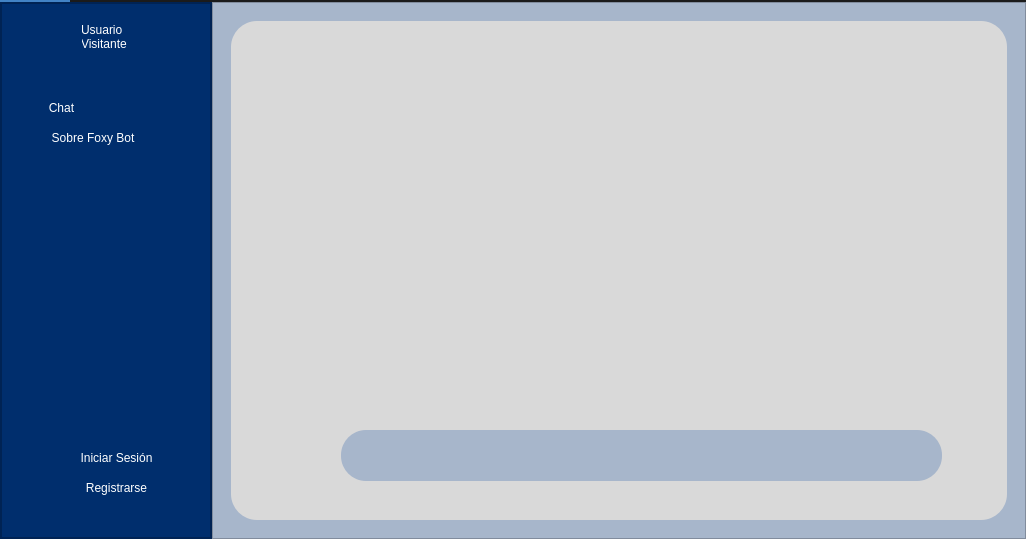
<?xml version="1.0" encoding="UTF-8"?>
<ui version="4.0">
 <class>MainWindow</class>
 <widget class="QMainWindow" name="MainWindow">
  <property name="geometry">
   <rect>
    <x>0</x>
    <y>0</y>
    <width>1026</width>
    <height>539</height>
   </rect>
  </property>
  <property name="minimumSize">
   <size>
    <width>1000</width>
    <height>500</height>
   </size>
  </property>
  <property name="windowTitle">
   <string>MainWindow</string>
  </property>
  <property name="styleSheet">
   <string notr="true">background-color: rgb(45, 45, 45);</string>
  </property>
  <widget class="QWidget" name="centralwidget">
   <layout class="QVBoxLayout" name="verticalLayout">
    <property name="spacing">
     <number>0</number>
    </property>
    <property name="leftMargin">
     <number>0</number>
    </property>
    <property name="topMargin">
     <number>0</number>
    </property>
    <property name="rightMargin">
     <number>0</number>
    </property>
    <property name="bottomMargin">
     <number>0</number>
    </property>
    <item>
     <widget class="QFrame" name="Top_Bar">
      <property name="maximumSize">
       <size>
        <width>16777215</width>
        <height>40</height>
       </size>
      </property>
      <property name="styleSheet">
       <string notr="true">background-color: rgb(35, 35, 35);</string>
      </property>
      <property name="frameShape">
       <enum>QFrame::NoFrame</enum>
      </property>
      <property name="frameShadow">
       <enum>QFrame::Raised</enum>
      </property>
      <layout class="QHBoxLayout" name="horizontalLayout">
       <property name="spacing">
        <number>0</number>
       </property>
       <property name="leftMargin">
        <number>0</number>
       </property>
       <property name="topMargin">
        <number>0</number>
       </property>
       <property name="rightMargin">
        <number>0</number>
       </property>
       <property name="bottomMargin">
        <number>0</number>
       </property>
       <item>
        <widget class="QFrame" name="frame_toggle">
         <property name="maximumSize">
          <size>
           <width>70</width>
           <height>40</height>
          </size>
         </property>
         <property name="styleSheet">
          <string notr="true">background-color: rgb(85, 170, 255);</string>
         </property>
         <property name="frameShape">
          <enum>QFrame::StyledPanel</enum>
         </property>
         <property name="frameShadow">
          <enum>QFrame::Raised</enum>
         </property>
         <layout class="QVBoxLayout" name="verticalLayout_2">
          <property name="spacing">
           <number>0</number>
          </property>
          <property name="leftMargin">
           <number>0</number>
          </property>
          <property name="topMargin">
           <number>0</number>
          </property>
          <property name="rightMargin">
           <number>0</number>
          </property>
          <property name="bottomMargin">
           <number>0</number>
          </property>
         </layout>
        </widget>
       </item>
       <item>
        <widget class="QFrame" name="frame_top">
         <property name="frameShape">
          <enum>QFrame::StyledPanel</enum>
         </property>
         <property name="frameShadow">
          <enum>QFrame::Raised</enum>
         </property>
        </widget>
       </item>
      </layout>
     </widget>
    </item>
    <item>
     <widget class="QFrame" name="Content">
      <property name="styleSheet">
       <string notr="true">background-color: rgb(255, 255, 255);</string>
      </property>
      <property name="frameShape">
       <enum>QFrame::NoFrame</enum>
      </property>
      <property name="frameShadow">
       <enum>QFrame::Raised</enum>
      </property>
      <layout class="QHBoxLayout" name="horizontalLayout_2">
       <property name="spacing">
        <number>0</number>
       </property>
       <property name="leftMargin">
        <number>0</number>
       </property>
       <property name="topMargin">
        <number>0</number>
       </property>
       <property name="rightMargin">
        <number>0</number>
       </property>
       <property name="bottomMargin">
        <number>0</number>
       </property>
       <item>
        <widget class="QFrame" name="frame_left_menu">
         <property name="minimumSize">
          <size>
           <width>212</width>
           <height>0</height>
          </size>
         </property>
         <property name="maximumSize">
          <size>
           <width>70</width>
           <height>16777215</height>
          </size>
         </property>
         <property name="styleSheet">
          <string notr="true">background-color: rgb(0, 46, 109);</string>
         </property>
         <property name="frameShape">
          <enum>QFrame::StyledPanel</enum>
         </property>
         <property name="frameShadow">
          <enum>QFrame::Raised</enum>
         </property>
         <layout class="QVBoxLayout" name="verticalLayout_3">
          <property name="leftMargin">
           <number>0</number>
          </property>
          <property name="topMargin">
           <number>0</number>
          </property>
          <property name="rightMargin">
           <number>0</number>
          </property>
          <property name="bottomMargin">
           <number>0</number>
          </property>
          <item>
           <widget class="QFrame" name="frame_3">
            <property name="frameShape">
             <enum>QFrame::StyledPanel</enum>
            </property>
            <property name="frameShadow">
             <enum>QFrame::Raised</enum>
            </property>
            <widget class="QPushButton" name="btn_chat">
             <property name="geometry">
              <rect>
               <x>20</x>
               <y>90</y>
               <width>171</width>
               <height>30</height>
              </rect>
             </property>
             <property name="minimumSize">
              <size>
               <width>0</width>
               <height>30</height>
              </size>
             </property>
             <property name="styleSheet">
              <string notr="true">QPushButton {
	font: 11.5pt &quot;Calibri&quot;;
	color: rgb(255, 255, 255);
	padding-left:-90px;
	background-color: rgb(0, 46, 109);
	border: 0px solid;
	border-radius:15px;
}
QPushButton:hover {
	background-color: rgb(93, 129, 163);
}


	
	
	
	
</string>
             </property>
             <property name="text">
              <string>Chat</string>
             </property>
             <property name="flat">
              <bool>false</bool>
             </property>
            </widget>
            <widget class="QLabel" name="label_2">
             <property name="geometry">
              <rect>
               <x>80</x>
               <y>20</y>
               <width>47</width>
               <height>13</height>
              </rect>
             </property>
             <property name="styleSheet">
              <string notr="true">color: rgb(255, 255, 255);
font: 11.5pt &quot;Calibri&quot;;</string>
             </property>
             <property name="text">
              <string>Usuario</string>
             </property>
            </widget>
            <widget class="QLabel" name="label_3">
             <property name="geometry">
              <rect>
               <x>80</x>
               <y>31</y>
               <width>61</width>
               <height>20</height>
              </rect>
             </property>
             <property name="styleSheet">
              <string notr="true">color: rgb(255, 255, 255);
font: 25 11pt &quot;Calibri Light&quot;;
background-color: transparent;</string>
             </property>
             <property name="text">
              <string>Visitante</string>
             </property>
            </widget>
            <widget class="QPushButton" name="btn_iniciarSesion">
             <property name="geometry">
              <rect>
               <x>30</x>
               <y>440</y>
               <width>171</width>
               <height>30</height>
              </rect>
             </property>
             <property name="minimumSize">
              <size>
               <width>0</width>
               <height>30</height>
              </size>
             </property>
             <property name="styleSheet">
              <string notr="true">QPushButton {
	font: 9pt &quot;Calibri&quot;;
	color: rgb(255, 255, 255);
	
	background-color: rgb(0, 46, 109);
	border: 0px solid;
	border-radius:15px;
}
QPushButton:hover {
	background-color: rgb(93, 129, 163);
}


	
	
	
	
</string>
             </property>
             <property name="text">
              <string>Iniciar Sesión</string>
             </property>
             <property name="flat">
              <bool>false</bool>
             </property>
            </widget>
            <widget class="QPushButton" name="btn_registro">
             <property name="geometry">
              <rect>
               <x>30</x>
               <y>470</y>
               <width>171</width>
               <height>30</height>
              </rect>
             </property>
             <property name="minimumSize">
              <size>
               <width>0</width>
               <height>30</height>
              </size>
             </property>
             <property name="styleSheet">
              <string notr="true">QPushButton {
	font: 9pt &quot;Calibri&quot;;
	color: rgb(255, 255, 255);
	
	background-color: rgb(0, 46, 109);
	border: 0px solid;
	border-radius:15px;
}
QPushButton:hover {
	background-color: rgb(93, 129, 163);
}


	
	
	
	
</string>
             </property>
             <property name="text">
              <string>Registrarse</string>
             </property>
             <property name="flat">
              <bool>false</bool>
             </property>
            </widget>
            <widget class="QPushButton" name="btn_about">
             <property name="geometry">
              <rect>
               <x>20</x>
               <y>120</y>
               <width>171</width>
               <height>30</height>
              </rect>
             </property>
             <property name="minimumSize">
              <size>
               <width>0</width>
               <height>30</height>
              </size>
             </property>
             <property name="styleSheet">
              <string notr="true">QPushButton {
	font: 11.5pt &quot;Calibri&quot;;
	color: rgb(255, 255, 255);
	padding-left:-27px;
	background-color: rgb(0, 46, 109);
	border: 0px solid;
	border-radius:15px;
}
QPushButton:hover {
	background-color: rgb(93, 129, 163);
}


	
	
	
	
</string>
             </property>
             <property name="text">
              <string>Sobre Foxy Bot</string>
             </property>
             <property name="flat">
              <bool>false</bool>
             </property>
            </widget>
            <widget class="QLabel" name="label_4">
             <property name="geometry">
              <rect>
               <x>30</x>
               <y>10</y>
               <width>51</width>
               <height>41</height>
              </rect>
             </property>
             <property name="contextMenuPolicy">
              <enum>Qt::CustomContextMenu</enum>
             </property>
             <property name="text">
              <string/>
             </property>
             <property name="pixmap">
              <pixmap>../img/ico.png</pixmap>
             </property>
             <property name="scaledContents">
              <bool>true</bool>
             </property>
            </widget>
           </widget>
          </item>
         </layout>
        </widget>
       </item>
       <item>
        <widget class="QFrame" name="frame_pages">
         <property name="maximumSize">
          <size>
           <width>16777215</width>
           <height>16777215</height>
          </size>
         </property>
         <property name="styleSheet">
          <string notr="true">background-color: rgb(167, 182, 203);</string>
         </property>
         <property name="frameShape">
          <enum>QFrame::StyledPanel</enum>
         </property>
         <property name="frameShadow">
          <enum>QFrame::Raised</enum>
         </property>
         <layout class="QVBoxLayout" name="verticalLayout_5">
          <item>
           <widget class="QStackedWidget" name="stackedWidget">
            <property name="currentIndex">
             <number>0</number>
            </property>
            <widget class="QWidget" name="page_1">
             <layout class="QVBoxLayout" name="verticalLayout_7">
              <item>
               <widget class="QFrame" name="frame">
                <property name="styleSheet">
                 <string notr="true">QFrame{
	background-color: rgb(217, 217, 217);
	border-radius:26px;

}</string>
                </property>
                <property name="frameShape">
                 <enum>QFrame::StyledPanel</enum>
                </property>
                <property name="frameShadow">
                 <enum>QFrame::Raised</enum>
                </property>
                <widget class="QFrame" name="frame_input_messages">
                 <property name="geometry">
                  <rect>
                   <x>10</x>
                   <y>400</y>
                   <width>721</width>
                   <height>71</height>
                  </rect>
                 </property>
                 <property name="styleSheet">
                  <string notr="true">QFrame{
	
	
	
	padding-top:1px;
	border-radius:25px;
}</string>
                 </property>
                 <property name="frameShape">
                  <enum>QFrame::StyledPanel</enum>
                 </property>
                 <property name="frameShadow">
                  <enum>QFrame::Raised</enum>
                 </property>
                 <widget class="QLineEdit" name="lineEdit">
                  <property name="geometry">
                   <rect>
                    <x>100</x>
                    <y>9</y>
                    <width>601</width>
                    <height>51</height>
                   </rect>
                  </property>
                  <property name="styleSheet">
                   <string notr="true">QLineEdit{
	
	
	
	
	background-color: rgb(167, 182, 203);
	padding-top:1px;
	border-radius:25px;
	
	border-color: rgb(0, 46, 109);
}</string>
                  </property>
                 </widget>
                 <widget class="QLabel" name="label_5">
                  <property name="geometry">
                   <rect>
                    <x>10</x>
                    <y>20</y>
                    <width>51</width>
                    <height>41</height>
                   </rect>
                  </property>
                  <property name="contextMenuPolicy">
                   <enum>Qt::CustomContextMenu</enum>
                  </property>
                  <property name="text">
                   <string/>
                  </property>
                  <property name="pixmap">
                   <pixmap>../img/ico.png</pixmap>
                  </property>
                  <property name="scaledContents">
                   <bool>true</bool>
                  </property>
                 </widget>
                </widget>
               </widget>
              </item>
             </layout>
            </widget>
            <widget class="QWidget" name="page_2">
             <layout class="QVBoxLayout" name="verticalLayout_6">
              <item>
               <widget class="QFrame" name="frame_2">
                <property name="styleSheet">
                 <string notr="true">QFrame{
	background-color: rgb(217, 217, 217);
	border-radius:26px;

}</string>
                </property>
                <property name="frameShape">
                 <enum>QFrame::StyledPanel</enum>
                </property>
                <property name="frameShadow">
                 <enum>QFrame::Raised</enum>
                </property>
               </widget>
              </item>
             </layout>
            </widget>
           </widget>
          </item>
         </layout>
        </widget>
       </item>
      </layout>
     </widget>
    </item>
   </layout>
  </widget>
 </widget>
 <resources/>
 <connections/>
</ui>
